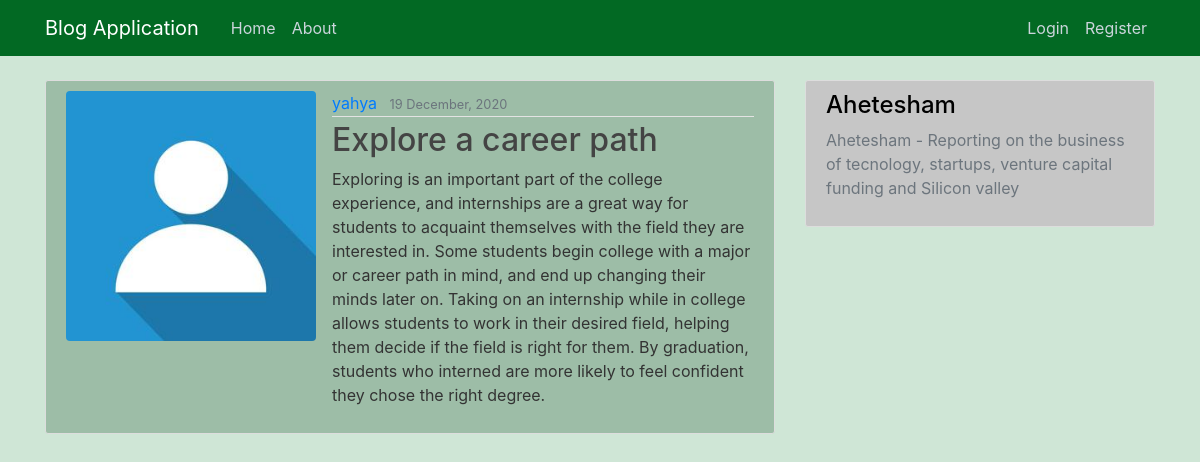
The app's page /post/2/ with its own data.
### blog/models.py (models this page shows, shortened)
class Post(models.Model):
    author = models.ForeignKey(User, on_delete=models.CASCADE)
    image = models.ImageField(default='pic.jpg', upload_to='post_pics')
    title = models.CharField(max_length=300)
    description = models.TextField()
    date_posted = models.DateTimeField(default=timezone.now)
    class Meta:
        ordering = ('-date_posted',)

### blog/views.py (the view)
# urls.py: path('post/<int:pk>/', PostDetailView.as_view(), name='post-detail'),
class PostDetailView(DetailView):
    model = Post
    template_name = 'blog/details.html'
    context_object_name = 'post'

### blog/templates/blog/details.html (shortened to what this page needs)
{% extends "blog/base.html" %}
{% block content %}
  <article style="background:#9dbda7;" class="media content-section">
    <img src="{{ post.image.url }}" class="rounded article-img">
    <div class="media-body">
      <div class="article-metadata">
        <a class="mr-2" href="{% url 'user-posts' post.author.username%}">{{ post.author }}</a>
        <small class="text-muted">{{ post.date_posted|date:"d F, Y" }}</small>
      </div>
      <h2 class="article-title">{{ post.title }}</h2>
      <p class="article-content">{{ post.description }}</p>
    </div>
  </article>
{% endblock content %}

### blog/templates/blog/base.html (style rules this page uses)
body { background: black; color: #333333; margin-top: 5rem; }
h1, h2, h3, h4, h5, h6 { color: #444444; }
.content-section { background: #ffffff; padding: 10px 20px; border: 1px solid #dddddd; border-radius: 3px; margin-bottom: 20px; }
.article-title { color: #444444; }
.article-content { white-space: pre-line; }
.article-img { height: 250px; width: 250px; margin-right: 16px; }
.article-metadata { padding-bottom: 1px; margin-bottom: 4px; border-bottom: 1px solid #e3e3e3 }

### records on screen
Post: image (placeholder picture), author "yahya", date_posted "19 December, 2020", title "Explore a career path", description "Exploring is an important part of the college experience, and internships are a great way for students to acquaint themselves with the field they are interested in. Some students begin college with a major or career path in mind, and end up changing their minds later on. Taking on an internship while in college allows students to work in their desired field, helping them decide if the field is right for them. By graduation, students who interned are more likely to feel confident they chose the right degree."
